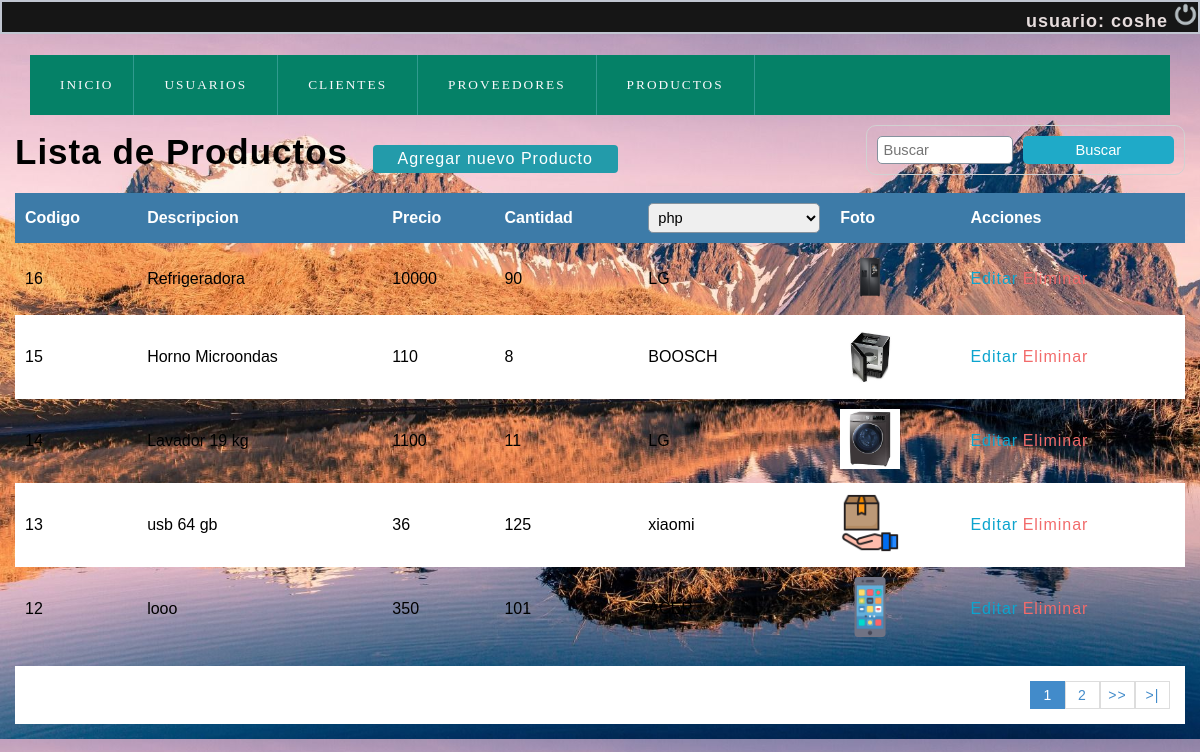
Screenshot of /olvidocontraseña/lista_productos.php (signed in) with the database file from the repository.
### tables this page shows
CREATE TABLE `users` (
  `id` int(11) NOT NULL,
  `first_name` varchar(100) NOT NULL,
  `last_name` varchar(100) NOT NULL,
  `email` varchar(100) NOT NULL,
  `password` varchar(255) NOT NULL,
  `phone` varchar(15) NOT NULL,
  `forgot_pass_identity` varchar(32) NOT NULL,
  `created` datetime NOT NULL,
  `modified` datetime NOT NULL,
  `status` enum('1','0') NOT NULL DEFAULT '1'
);

CREATE TABLE `productos` (
  `codproducto` int(80) NOT NULL,
  `proveedor` int(11) NOT NULL,
  `descripcion` varchar(100) NOT NULL,
  `precio` int(40) NOT NULL,
  `cantidad` int(100) NOT NULL,
  `foto` longblob NOT NULL
);

CREATE TABLE `proveedores` (
  `codproveedor` int(11) NOT NULL,
  `proveedor` varchar(100) NOT NULL,
  `contacto` varchar(100) NOT NULL,
  `telefono` int(9) NOT NULL,
  `direccion` varchar(100) NOT NULL
);

### olvidocontraseña/user.php (called while the page is built, shortened)
<?php
class User{
    private $dbHost     = "localhost";
    private $dbUsername = "root";
    private $dbPassword = "12345678";
    private $dbName     = "logtest";
    private $port = 3360;
    private $userTbl    = "users";
    public function __construct(){
        if(!isset($this->db)){
            $conn = new mysqli($this->dbHost, $this->dbUsername, $this->dbPassword, $this->dbName,$this->port);
            if($conn->connect_error){
                die("Failed to connect with MySQL: " . $conn->connect_error);
            }else{
                $this->db = $conn;
            }
        }
    }
    public function getRows($conditions = array()){
        $sql = 'SELECT ';
        $sql .= array_key_exists("select",$conditions)?$conditions['select']:'*';
        $sql .= ' FROM '.$this->userTbl;
        if(array_key_exists("where",$conditions)){
            $sql .= ' WHERE ';
            $i = 0;
            foreach($conditions['where'] as $key => $value){
                $pre = ($i > 0)?' AND ':'';
                $sql .= $pre.$key." = '".$value."'";
                $i++;
            }
        }
        $result = $this->db->query($sql);
        if(array_key_exists("return_type",$conditions) && $conditions['return_type'] != 'all'){
            switch($conditions['return_type']){
                case 'single':
                    $data = $result->fetch_assoc();
                    break;
            }
        }else{
            if($result->num_rows > 0){
                while($row = $result->fetch_assoc()){
                    $data[] = $row;
                }
            }
        }
        return !empty($data)?$data:false;
    }
}

### olvidocontraseña/lista_productos.php (the view, shortened to what this page needs)
<?php
	include "conexion.php";
 ?>
<!DOCTYPE html>
<html lang="en">
<head>
	<?php include "scripts.php"; ?>
</head>
<body>
	<?php include "index2.php"; ?>
	<section id="container">
		<h1>Lista de Productos</h1>
		<a href="registro_producto.php" class="btn_new">Agregar nuevo Producto</a>
		<form action="buscar_producto.php" method="get" class="form_search">
			<input type="text" name="busqueda" id="busqueda" placeholder="Buscar">
			<input type="submit" value="Buscar" class="btn_search">
		</form>
		<table>
			<tr>
				<th>Codigo</th>
				<th>Descripcion</th>
				<th>Precio</th>
				<th>Cantidad</th>
				<th>
				<?php
                $query_proveedor=mysqli_query($conection,"SELECT codproveedor, proveedor from proveedores");
                $result_proveedor=mysqli_num_rows($query_proveedor);
                ?>
                <select name="proveedor" id="search_proveedor">
                <?php
                if($result_proveedor>0){
                    while($proveedor=mysqli_fetch_array($query_proveedor)){
                ?>
                  <option value="<?php echo $proveedor['codproveedor'];?>"><?php echo $proveedor['proveedor'];?></option>
                <?php
                    }
                }
                ?>
                </select>
				</th>
                <th>Foto</th>
				<th>Acciones</th>
			</tr>
		<?php
			$sql_registe = mysqli_query($conection,"SELECT COUNT(*) as total_registro FROM productos");
			$result_register = mysqli_fetch_array($sql_registe);
			$total_registro = $result_register['total_registro'];
			$por_pagina = 5;
			if(empty($_GET['pagina']))
			{
				$pagina = 1;
			}else{
				$pagina = $_GET['pagina'];
			}
			$desde = ($pagina-1) * $por_pagina;
			$total_paginas = ceil($total_registro / $por_pagina);
			$query = mysqli_query($conection,"SELECT p.codproducto,p.descripcion,p.precio,p.cantidad,pr.proveedor,p.foto FROM productos p INNER JOIN proveedores pr
			ON p.proveedor=pr.codproveedor  ORDER BY codproducto DESC LIMIT $desde,$por_pagina ");
			$result = mysqli_num_rows($query);
			if($result > 0){
				while ($data = mysqli_fetch_array($query)) {
                    if($data["foto"] != 'img_producto.png'){
                        $foto ='IMG/uploads/'.$data["foto"];
                    }else{
                        $foto='IMG/'.$data["foto"];
                    }
			?>
				<tr>
					<td><?php echo $data["codproducto"]; ?></td>
                    <td><?php echo $data["descripcion"]; ?></td>
                    <td><?php echo $data["precio"]; ?></td>
                    <td><?php echo $data["cantidad"]; ?></td>
					<td><?php echo $data["proveedor"]; ?></td>
                    <td class="img_producto"><img src="<?php echo $foto; ?>" alt="<?php echo $data["descripcion"]; ?>"></td>
					<td>
						<a class="link_edit" href="editar_producto.php?id=<?php echo $data["codproducto"]; ?>">Editar</a>
						<a class="link_delete" href="eliminar_producto.php?id=<?php echo $data["codproducto"]; ?>">Eliminar</a>
					</td>
				</tr>
		<?php
				}
			}
		 ?>
		</table>
		<div class="paginador">
			<ul>
			<?php
				for ($i=1; $i <= $total_paginas; $i++) {
					if($i == $pagina)
					{
						echo '<li class="pageSelected">'.$i.'</li>';
					}else{
						echo '<li><a href="?pagina='.$i.'">'.$i.'</a></li>';
					}
				}
				if($pagina != $total_paginas)
				{
			 ?>
				<li><a href="?pagina=<?php echo $pagina + 1; ?>">>></a></li>
				<li><a href="?pagina=<?php echo $total_paginas; ?> ">>|</a></li>
			<?php } ?>
			</ul>
		</div>
	</section>
</body>
</html>

### olvidocontraseña/index2.php (shortened to what this page needs)
<?php
$sessData = !empty($_SESSION['sessData'])?$_SESSION['sessData']:'';
?>
<!DOCTYPE html>
<html>
<head>
    <link rel="stylesheet" href="css/estilo.css">
</head>
<body>
<div class="caja" id="jo">
        <?php
			if(!empty($sessData['userLoggedIn']) && !empty($sessData['userID'])){
				include 'user.php';
				$user = new User();
				$conditions['where'] = array(
					'id' => $sessData['userID'],
				);
				$conditions['return_type'] = 'single';
				$userData = $user->getRows($conditions);
        ?>
        <h4>usuario: <?php echo $userData['first_name']; ?></h2>
        <a href="cuentausuario.php?logoutSubmit=1"><img class="close" src="IMG/salir.png" alt="Salir del sistema" title="Salir"></a>
        <?php } ?>
	</div>
    <header>
        <nav>
            <ul>
                <li><a href="index2.php"><span class="icon-home"></span>INICIO</a></li>
                <li class="submenu">
                    <a href="#"><span class="icon-library"></span>Usuarios<span class="despegable icon-circle-down"></span></a>
                </li>
                <li class="submenu">
                    <a href="#"><span class="icon-library"></span>Clientes<span class="despegable icon-circle-down"></span></a>
                <li class="submenu">
                    <a href="#"><span class="icon-library"></span>Proveedores<span class="despegable icon-circle-down"></span></a>
               <li class="submenu">
                    <a href="#"><span class="icon-library"></span>Productos<span class="despegable icon-circle-down"></span></a>
                    </ul>
        </nav>
    </header>
</body>
</html>

### olvidocontraseña/css/style.css (style rules this page uses)
* { margin: 0; padding: 0; box-sizing: border-box; }
body { background: #ededed; }
h1, h2, h3, h4, h5, h6 { font-family: 'arial'; font-weight: bold; letter-spacing: 1px; }
h1 { font-size: 26px; }
h4 { font-size: 16px; }
a { text-decoration: none; font-family: arial; letter-spacing: 1px; }
header { position: fixed; width: 100%; }
.close { width: 25px; height: 25px; }
nav ul { background: #058167; list-style: none; display: -webkit-flex; display: -moz-flex; display: -ms-flex; display: -o-flex; display: flex; justify-content: left; align-items: center; }
nav ul > li a { position: relative; }
nav a { color: #FFF; display: block; font-size: 10pt; font-family: 'GothamBook'; padding: 15px 30px; text-transform: uppercase; letter-spacing: 2px; transition: background .5s; border-right: 1px solid #319B8F; }
#container { padding: 90px 15px 15px; }
form { background: #FFF; margin: auto; padding: 20px 50px; border: 1px solid #d1d1d1; }
input,select { display: block; width: 100%; font-size: 11pt; padding: 5px; border: 1px solid #85929e; border-radius: 5px; }
#container h1 { font-size: 35px; display: inline-block; }
.btn_new { display: inline-block; background: #239baa; color: #FFF; padding: 5px 25px; border-radius: 4px; margin: 20px; }
table { border-collapse: collapse; font-size: 12pt; font-family: 'arial'; width: 100%; }
table th { text-align: left; padding: 10px; background: #3d7ba8; color: #FFF; }
table tr:nth-child(odd) { background: #FFF; }
table td { padding: 10px; }
.link_edit { color: #0ca4ce; }
.link_delete { color: #f26b6b; }
.paginador ul { padding: 15px; list-style: none; background: #FFF; margin-top: 15px; display: -webkit-flex; display: -moz-flex; display: -ms-flex; display: -o-flex; display: flex; justify-content: flex-end; }
.paginador a, .pageSelected { color: #428bca; border: 1px solid #ddd; padding: 5px; display: inline-block; font-size: 14px; text-align: center; width: 35px; }
.pageSelected { color: #FFF; background: #428bca; border: 1px solid #428bca; }
.form_search { display: -webkit-flex; display: -moz-flex; display: -ms-flex; display: -o-flex; display: flex; float: right; background: initial; padding: 10px; border-radius: 10px; }
.form_search .btn_search { background: #1faac8; color: #FFF; padding: 0 20px; border: 0; cursor: pointer; margin-left: 10px; }
.img_producto img { width: 60px; height: auto; margin: auto; }

### olvidocontraseña/css/estilo.css (style rules this page uses)
body { margin: 0; font-family: sans-serif; background-image:url(IMG/fondo.jpg); width: 100%; height:100%vh; background-size: cover; }
header { width: 100%; }
header nav { background: rgb(12, 63, 44); z-index: 1250; max-width: 1250px; width: 95%; margin: 20px auto; }
header nav ul { list-style: none; }
header nav ul li { display: inline-block; position: relative; }
header nav ul li a { color:rgb(250, 249, 252); display: block; text-decoration: none; padding: 20px; }
h4 { text-align: right; color: #e7dddd; font-weight: normal; font-size: 18px; font-family: Arial; text-transform: lowercase; display:inline; font-weight: bold; letter-spacing: 1px; }
div { width: 100%; height: 100%vh; background: #302f2f; }
.caja { font-family: Century Gothic,CenturyGothic,AppleGothic,sans-serif; color: #ffffff; font-size: 18px; font-weight: 400; text-align: right; background: #161616; margin: 0 0 1px; overflow: hidden; padding: 0.000001px; border-radius: 35px 0px 35px 0px; -moz-border-radius: 0px 0px 0px 0px; -webkit-border-radius: 0px 0px 0px 0px; border: 2px solid #c1c6d1; }
.close { width: 25px; height: 25px; }
a { text-decoration: none; font-family: arial; letter-spacing: 1px; }

### rows the page displays
users: first_name "coshe"
productos: codproducto "16", descripcion "Refrigeradora", precio "10000", cantidad "90", proveedor.proveedor "LG", foto (picture)
productos: codproducto "15", descripcion "Horno Microondas", precio "110", cantidad "8", proveedor.proveedor "BOOSCH", foto (picture)
productos: codproducto "14", descripcion "Lavador 19 kg", precio "1100", cantidad "11", proveedor.proveedor "LG", foto (picture)
productos: codproducto "13", descripcion "usb 64 gb", precio "36", cantidad "125", proveedor.proveedor "xiaomi", foto (picture)
productos: codproducto "12", descripcion "looo", precio "350", cantidad "101", proveedor.proveedor "ACER", foto (picture)

### other values shown
form field proveedor "php"
